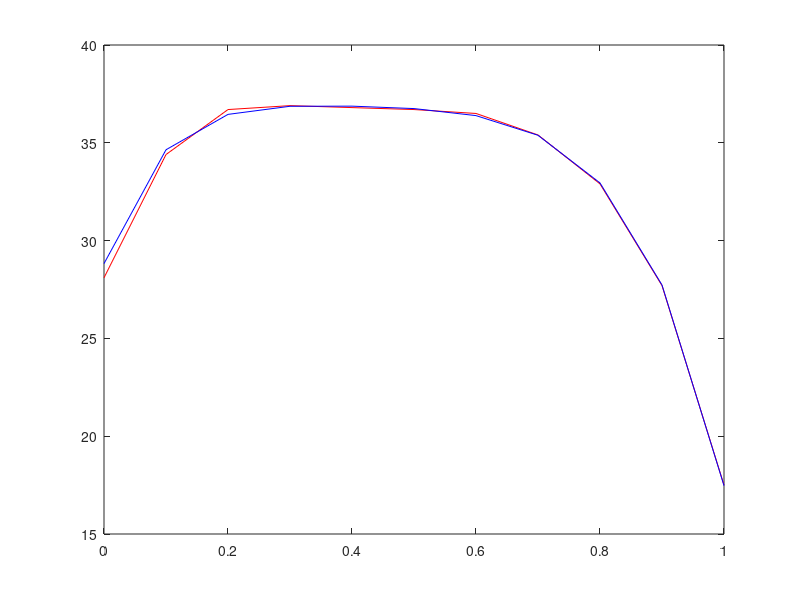

Write the MATLAB code that produced this figure.
%clear screen
clc;
%para consists of the a1, a2 and a3 values for water (row1) and 
%1,4 dioxane (row2)
para = [8.07131, 1730.63, 233.426; 7.43155, 1554.679, 240.337];

%define the temperature (deg celsius)
T = 20;

%evaluate the saturation pressures for water and 1,4 dioxane
for i=1:1:2
    psat(i) = 10^(para(i,1) - para(i,2)/(T + para(i,3)));
end

%given data
xdata = [0.0:0.1:1];
ydata = [28.1, 34.4, 36.7, 36.9, 36.8, 36.7, 36.5, 35.4, 32.9, 27.7, 17.5];

%define the function
fun = @(A, xdata) xdata.* exp(A(1)*(A(2)*(1-xdata)./(A(1)*xdata + ...
    A(2)*(1-xdata))).^2) * psat(1) + (1-xdata).* exp(A(2)* ...
    (A(1)*xdata./(A(1)*xdata + A(2)*(1-xdata))).^2) * psat(2);

%evaluate the A parameters by fitting the data to the described function
%first guess
x0 = [1,1];
%options = optimoptions('lsqcurvefit','Algorithm','levenberg-marquardt');
A = lsqcurvefit(fun,x0,xdata,ydata);

%display A
disp(A);

%plot data
plot(xdata, ydata, '-r', xdata, fun(A,xdata), '-b');

